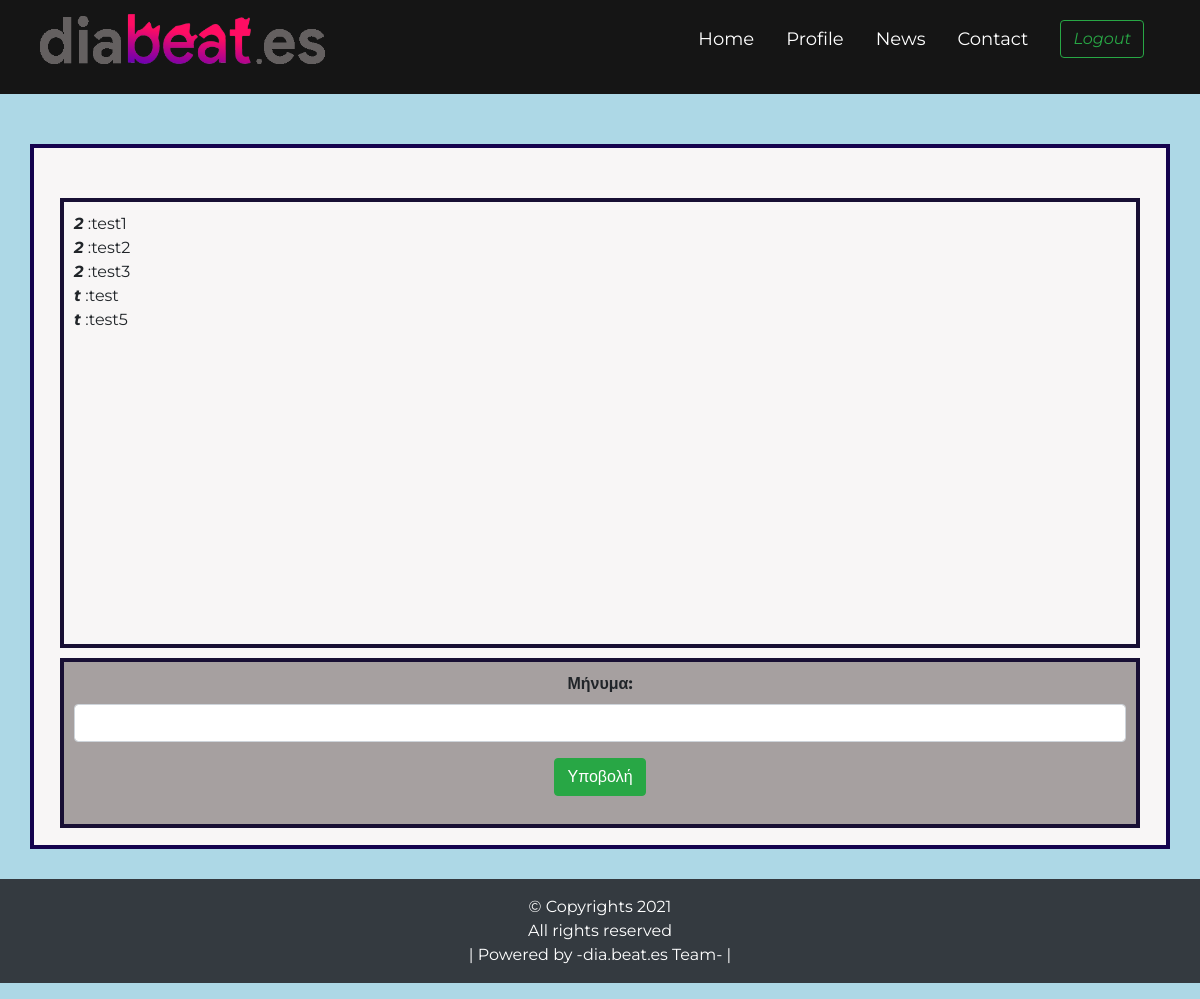
/contact.php (signed in), run on the app's committed database.
### tables this page shows
CREATE TABLE `contactdata` (
  `id` int(255) NOT NULL,
  `user` varchar(255) NOT NULL,
  `message` varchar(255) NOT NULL
);

### contact.php (the view, shortened to what this page needs)
<!DOCTYPE html>
<html lang="en">
<head>
    <link rel="stylesheet" href="https://maxcdn.bootstrapcdn.com/bootstrap/4.3.1/css/bootstrap.min.css">
    <link rel="stylesheet" type="text/css" href="./css/contactstyle.css">
</head>
<?php include 'navbar.php'; ?>
<body style="background-color: lightblue;">
<div   class="container" style= "margin-top:50px">
<div   class="container3" style= "margin-top:50px">
 <?php
    $conn = mysqli_connect("localhost","root","","diabeates");
   $sql="SELECT user,message from contactdata";
   $result =$conn-> query($sql);
   if ($result-> num_rows >0){
   while ($row = $result-> fetch_assoc()){
    echo "</td><td><b><i>" .$row["user"]. "</td><td></b></i>";
    echo "</td><td>:" . $row["message"]. "</td><td>";
    }
  }
   else{
    echo "No Result";
   }
 ?>
</div>
<div   class="container2" style= "margin-top:10px">
        <form action="contactinfo.php" method="post">
         <div class="form-group">
             <label><b>Μήνυμα:</b></label>
             <input type="text" name="message" autocomplete="off" class="form-control" required></input>
          </div>
            <button type="submit" class="btn btn-success">Υποβολή</button>
       </form>
        </div>
</div>
</body>
<footer>
    <p class="p-3 bg-dark text-white text-center position:absolute bottom:0">&copy; Copyrights 2021<br>
    All rights reserved
    <br>
    | Powered by -dia.beat.es Team- |
    </p>
</footer>
</html>

### css/contactstyle.css (style rules this page uses)
* { margin:0; padding:0; box-sizing:border-box; font-family:'Arial'; }
.container { height: 705px; position: relative; border: 4px solid rgb(21, 3, 78); background-color: rgb(248, 246, 246); margin-top: 80px; margin-bottom: 30px; }
.container2 { height: 170px; text-align: center; position: relative; border: 4px solid rgb(24, 15, 52); width: 1080px; background-color: rgba(150, 144, 144, 0.83); left:1%; padding: 10px; }
.container3 { height: 450px; text-align: left; position: relative; border: 4px solid rgb(24, 15, 52); width: 1080px; background-color: rgba(248, 246, 246); left:1%; padding: 10px; }
.form-group { cursor: pointer }

### css/navbar.css (style rules this page uses)
* { margin: 0; padding: 0; box-sizing: border-box; font-family: 'Montserrat',sans-serif; }

### data on the page
contactdata: user "2", message "test1"
contactdata: user "2", message "test2"
contactdata: user "2", message "test3"
contactdata: user "t", message "test"
contactdata: user "t", message "test5"
